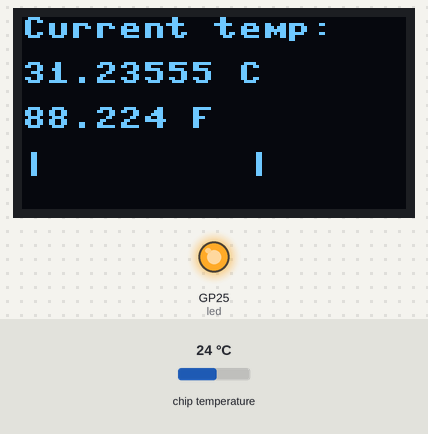
A program run on a simulated Raspberry Pi Pico running MicroPython. On the bench: 128×64 one-colour display, output pins drawn as LEDs (lit = HIGH). The inputs (shaded band) are chosen by the test bench; at power-on: chip temperature 24 °C. Library files of the repository ran but are not shown: ssd1306.py; what the program prints to the serial console is not drawn.

Above: at 0.2 s.
At 3.5 s:
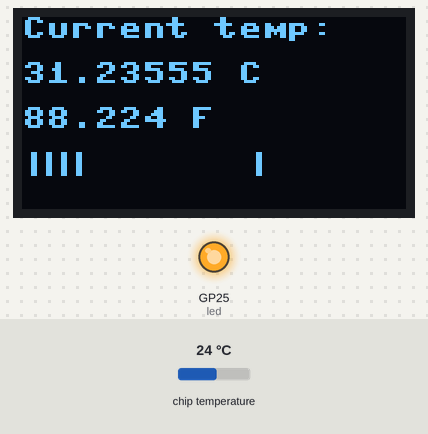
At 5.7 s:
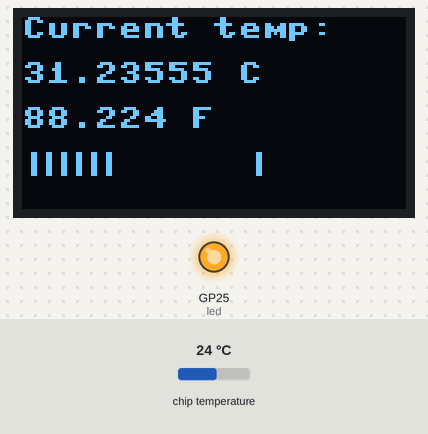
At 7.9 s:
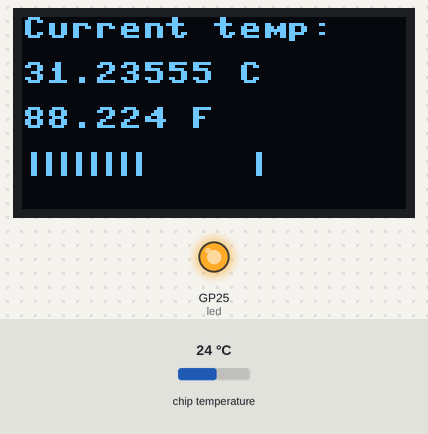
At 11.2 s:
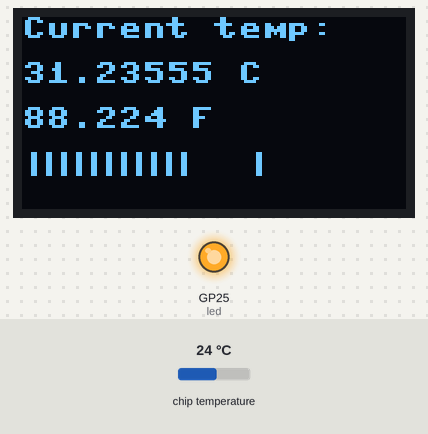
At 15.6 s:
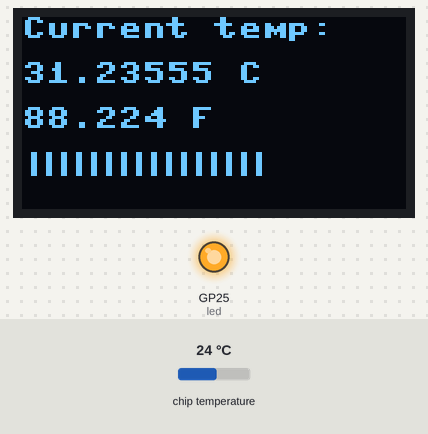

Measured:
- by itself, everything shown: repeats every 16.4 s, in 15 steps
- what the display in image 0 shows lasts 1.1 s, from 0.2 s to 1.3 s

The program:

temp.py
```python
from machine import I2C, Pin
from ssd1306 import SSD1306_I2C
from time import sleep


# turn on LED so we know the pico is powered on
led = Pin(25, Pin.OUT)
led.on()


def temperatureLoop():
    # initialize ADC 4 for temperature reading
    from machine import ADC
    temp_sensor = ADC(4)

    # start loop to read temperature and write to screen
    while True:
        # take temperature reading
        temp = temp_sensor.read_u16()

        # convert analogue input to volts
        to_volts = 3.3 / 65535
        temp = temp * to_volts

        # convert volts to celsius and celsius to fahrenheit
        #
        # default volts to celsius conversion
        # tempC = 27 - (temp - 0.706) / 0.001721
        #
        # calibrate temperature
        tempC = 34 - (temp - 0.706) / 0.001721
        tempF = tempC * 9 / 5 + 32


        # clear the oled screen
        oled.fill(0)

        # write text
        oled.text('Current temp:', 0, 0)
        oled.text('%s C' % str(tempC), 0, 15)
        oled.text('%s F' % str(tempF), 0, 30)


        print('Current temp: %s C (%s F)' % (str(tempC), str(tempF)))

        # display progress bar for refresh
        oled.text('|', 75, 45)
        for i in range(15):
            oled.text('|', (5 * i), 45)
            oled.show()
            i += 1
            sleep(1)


# initialize screen
width = 128
height = 64

i2c = I2C(0, scl=Pin(9), sda=Pin(8), freq=100000)
oled = SSD1306_I2C(width, height, i2c)

temperatureLoop()
```
